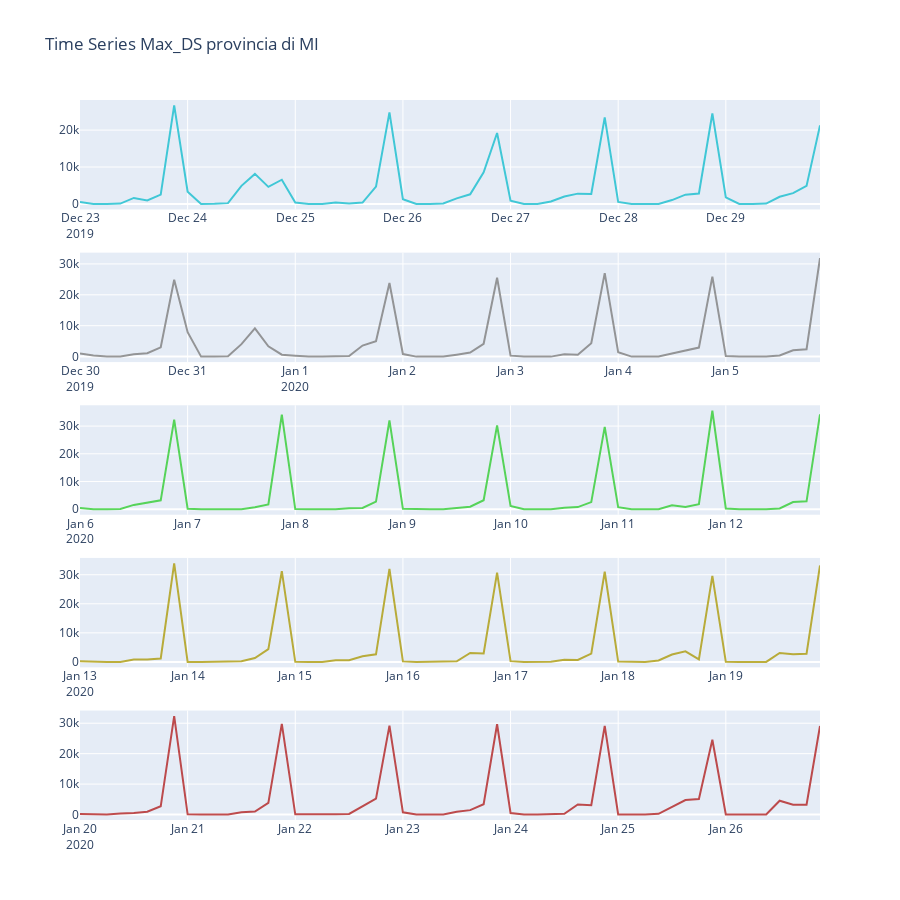

The cell this chart's notebook holds for it:
### Code cell
#Inter-Atalanta  11/01/2020 20:45
#Domenica 19 gennaio 2020, ore 12.30, MILAN-UDINESE
#Domenica 26 gennaio 2020, ore 12.30, INTER-CAGLIARI

#time series by 3 hours
trace1 = go.Scatter(x = df_mi_3H_week1.index, y = df_mi_3H_week1, name = "SUM(MAX_DS)", line = dict(color = '#17BECF'), opacity = 0.8)
trace2 = go.Scatter(x = df_mi_3H_week2.index ,y = df_mi_3H_week2, name = "SUM(MAX_DS)", line = dict(color = '#7F7F7F'), opacity = 0.8)
trace3 = go.Scatter(x = df_mi_3H_week3.index ,y = df_mi_3H_week3, name = "SUM(MAX_DS)", line = dict(color ='#32CD32'), opacity = 0.8)
trace4 = go.Scatter(x = df_mi_3H_week4.index ,y = df_mi_3H_week4, name = "SUM(MAX_DS)", line = dict(color ='#AD9B0C'), opacity = 0.8)
trace5 = go.Scatter(x = df_mi_3H_week5.index ,y = df_mi_3H_week5, name = "SUM(MAX_DS)", line = dict(color ='#B22222'), opacity = 0.8)

fig = tools.make_subplots(rows=5, cols=1, specs=[[{}], [{}], [{}], [{}], [{}]])

fig.append_trace(trace1, 1,1)
fig.append_trace(trace2, 2,1)
fig.append_trace(trace3, 3,1)
fig.append_trace(trace4, 4,1)
fig.append_trace(trace5, 5,1)

fig['layout'].update( height=900,title='Time Series Max_DS provincia di MI', showlegend=False)

fig.show()
